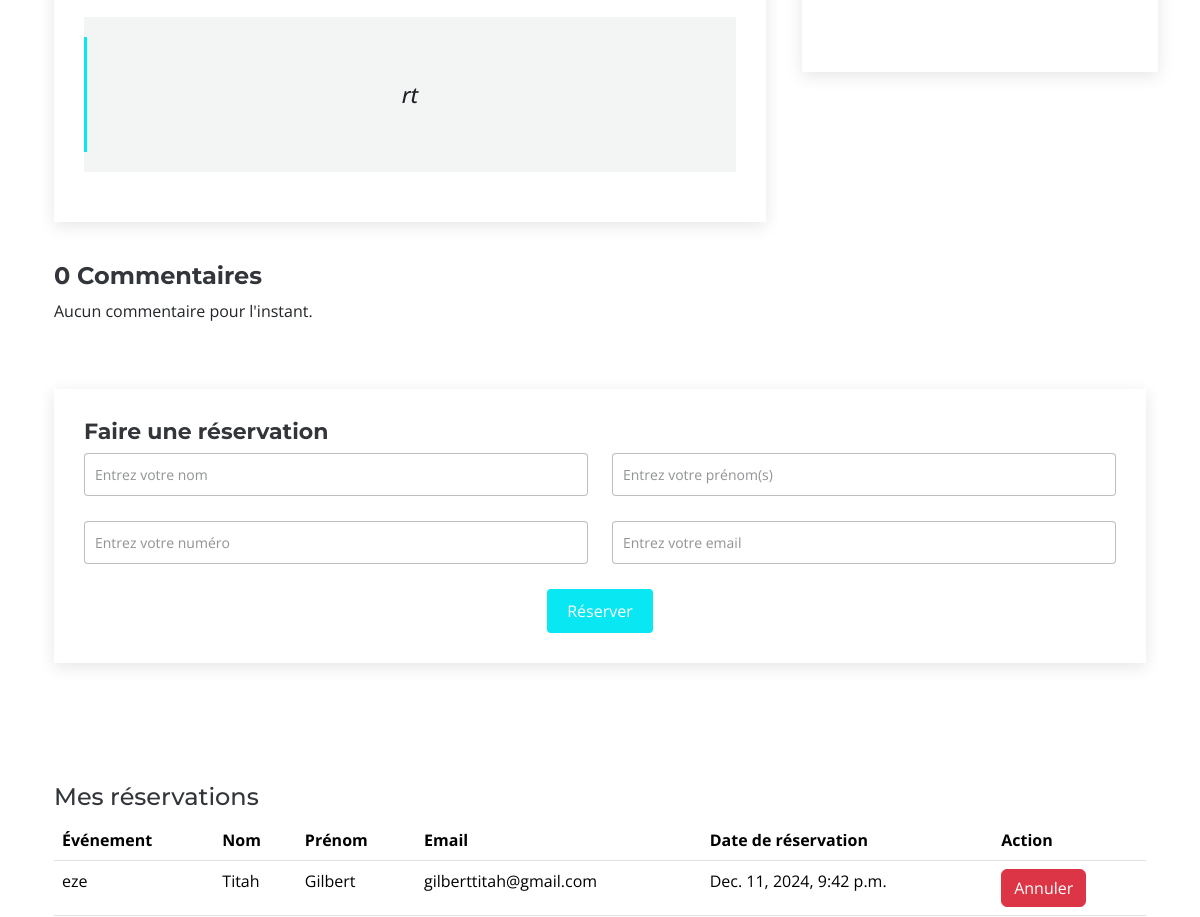
The app's page /event/6/ (signed in, middle part), older data.
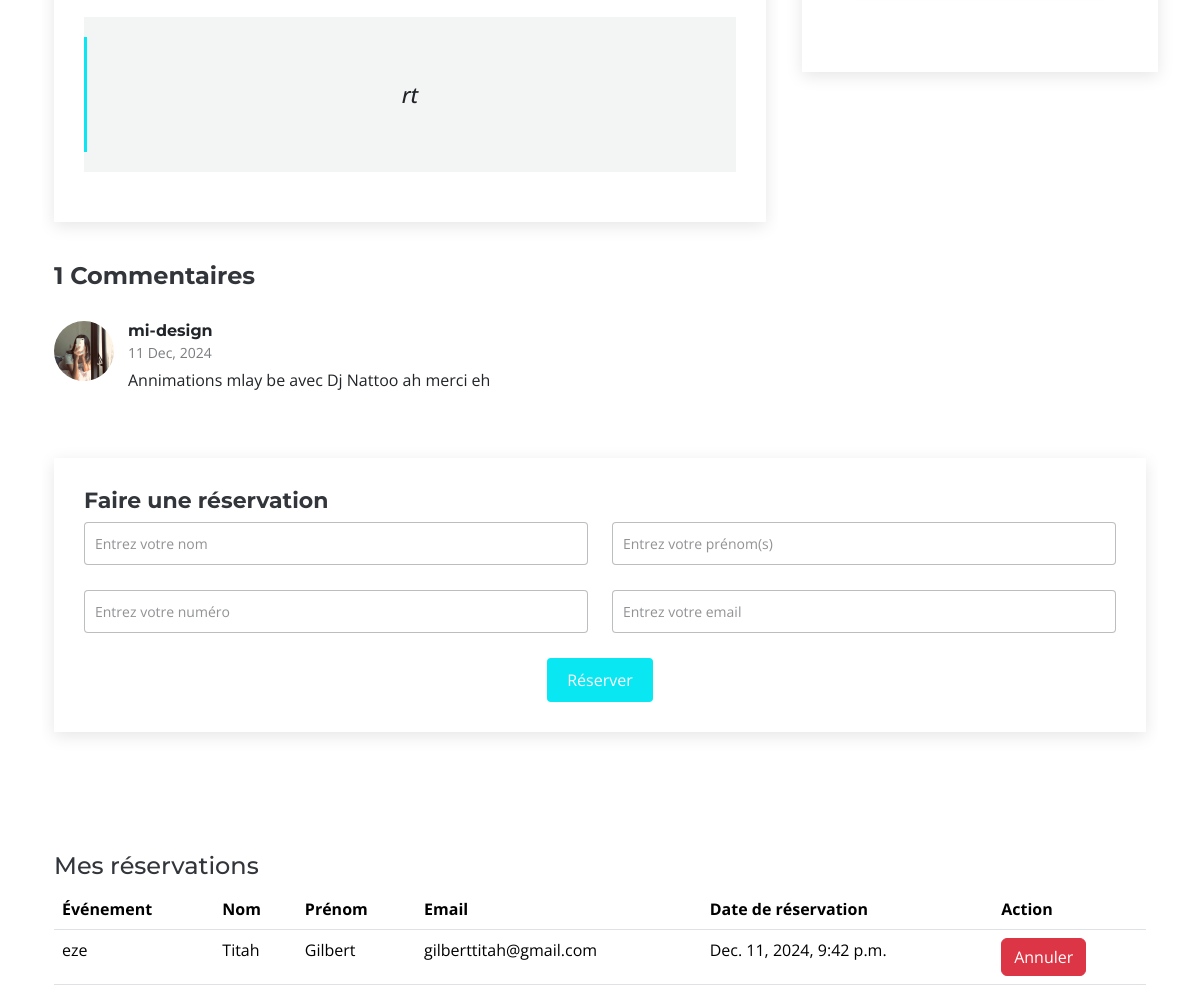
The same page, newer data.
### app/models.py (models this page shows, shortened)
class Event(models.Model):
    user = models.ForeignKey(User, on_delete=models.CASCADE, related_name='events')
    category = models.CharField(max_length=100)
    title = models.CharField(max_length=100)
    description_court = models.TextField()
    description_longue = models.TextField()
    location = models.CharField(max_length=200)
    date = models.DateField()
    capacity = models.IntegerField()
    program = models.TextField()
    image = models.ImageField(upload_to='Evenements/')

class Reservation(models.Model):
    event = models.ForeignKey(Event, on_delete=models.CASCADE, related_name='reservations')
    user = models.ForeignKey(User, on_delete=models.SET_NULL, null=True, blank=True)
    name = models.CharField(max_length=100)
    surname = models.CharField(max_length=100)
    phone_number = models.CharField(max_length=15)
    email = models.EmailField()
    reservation_date = models.DateTimeField(auto_now_add=True)

class Comment(models.Model):
    event = models.ForeignKey(Event, on_delete=models.CASCADE, related_name='comments')
    user = models.ForeignKey(User, on_delete=models.CASCADE, null=True, blank=True)
    name = models.CharField(max_length=100, null=True, blank=True)
    email = models.EmailField(null=True, blank=True)
    content = models.TextField()
    profile_picture = models.ImageField(upload_to='profile_pictures/', null=True, blank=True)
    created_at = models.DateTimeField(auto_now_add=True)

### app/views.py (the view, shortened to what this page needs)
# urls.py: path('event/<int:event_id>/', event_detail, name='event_detail'),
@login_required
def event_detail(request, event_id):
    reservations = Reservation.objects.filter(user=request.user)
    event = get_object_or_404(Event, id=event_id)
    comments = event.comments.all()
    return render(request, 'event_detail.html', {'event': event, 'comments': comments,  'reservations': reservations})

### app/templates/event_detail.html (shortened to what the changed rows need)
<!DOCTYPE html>
<html lang="en">
<head>
    {%load static%}
    <link rel="stylesheet" href="https://cdn.jsdelivr.net/npm/aos@2.3.4/dist/aos.css" />
    {%load static%}
    <link href="{% static 'assets/vendor/bootstrap/css/bootstrap.min.css' %}" rel="stylesheet">
    <link href="{% static 'assets/vendor/bootstrap-icons/bootstrap-icons.css' %}" rel="stylesheet">
    <link href="{% static 'assets/vendor/aos/aos.css' %}" rel="stylesheet">
    <link href="{% static 'assets/vendor/glightbox/css/glightbox.min.css' %}" rel="stylesheet">
    <link href="{% static 'assets/vendor/swiper/swiper-bundle.min.css' %}" rel="stylesheet">
    <link rel="stylesheet" href="{% static 'assets/css/main.css' %}">
</head>
<body class="index-page">
    <main class="blog-details-page">
        <div class="container">
            <div class="row">
                <div class="col-lg-8">
                    <section id="blog-details" class="blog-details section">
                        <div class="container">
                        <article class="article">
                            {%load static%}
                            <div class="content">
                            <blockquote>
                                <p>
                                {{event.description_court}}
                                </p>
                            </blockquote>
                            </div>
                        </article>
                        </div>
                    </section>
                    <section id="blog-comments" class="blog-comments section">
                        <div class="container">
                            <h4 class="comments-count">{{ comments.count }} Commentaires</h4>
                            {% for comment in comments %}
                                <div id="comment-{{ comment.id }}" class="comment">
                                    <div class="d-flex">
                                        {% load static %}
                                        <div class="comment-img">
                                            {% if comment.profile_picture %}
                                                <img src="{{ comment.profile_picture.url }}"  style="border-radius: 50%;" alt="Photo de profil">
                                            {% else %}
                                                <img src="{% static 'assets2/img/images.jpg' %}" alt="Photo par défaut">
                                            {% endif %}
                                        </div>
                                        <div>
                                            <h5><a href="#">{{ comment.name }}</a></h5>
                                            <time datetime="{{ comment.created_at|date:'Y-m-d' }}">{{ comment.created_at|date:"d M, Y" }}</time>
                                            <p>{{ comment.content }}</p>
                                        </div>
                                    </div>
                                </div>
                            {% empty %}
                                <p>Aucun commentaire pour l'instant.</p>
                            {% endfor %}
                        </div>
                    </section>
                </div><br>
                <div>
                        <section id="my-reservations" class="section">
                            <div class="container">
                                <table class="table">
                                    <thead>
                                        <tr>
                                            <th>Événement</th>
                                            <th>Nom</th>
                                            <th>Prénom</th>
                                            <th>Email</th>
                                            <th>Date de réservation</th>
                                            <th>Action</th>
                                        </tr>
                                    </thead>
                                    <tbody>
                                        {% for reservation in reservations %}
                                        <tr>
                                            <td>{{ reservation.event.title }}</td>
                                            <td>{{ reservation.name }}</td>
                                            <td>{{ reservation.surname }}</td>
                                            <td>{{ reservation.email }}</td>
                                            <td>{{ reservation.reservation_date }}</td>
                                            <td>
                                                <form method="POST" action="{% url 'cancel_reservation' reservation.id %}">
                                                    <button type="submit" class="btn btn-danger">Annuler</button>
                                                </form>
                                            </td>
                                        </tr>
                                        {% endfor %}
                                    </tbody>
                                </table>
                            </div>
                        </section>
                </div>
            </div>
        </div>
    </main>
    {%load static%}
</body>
</html>

Row changes from the older to the newer data that the page shows:
computed for Event "rt": count "0" → "1"
added Comment: profile_picture (picture), name "mi-design", created_at "11 Dec, 2024", content "Annimations mlay be avec Dj Nattoo ah merci eh"
Text that changed along with them:
text no longer shown: "Aucun commentaire pour l'instant."
